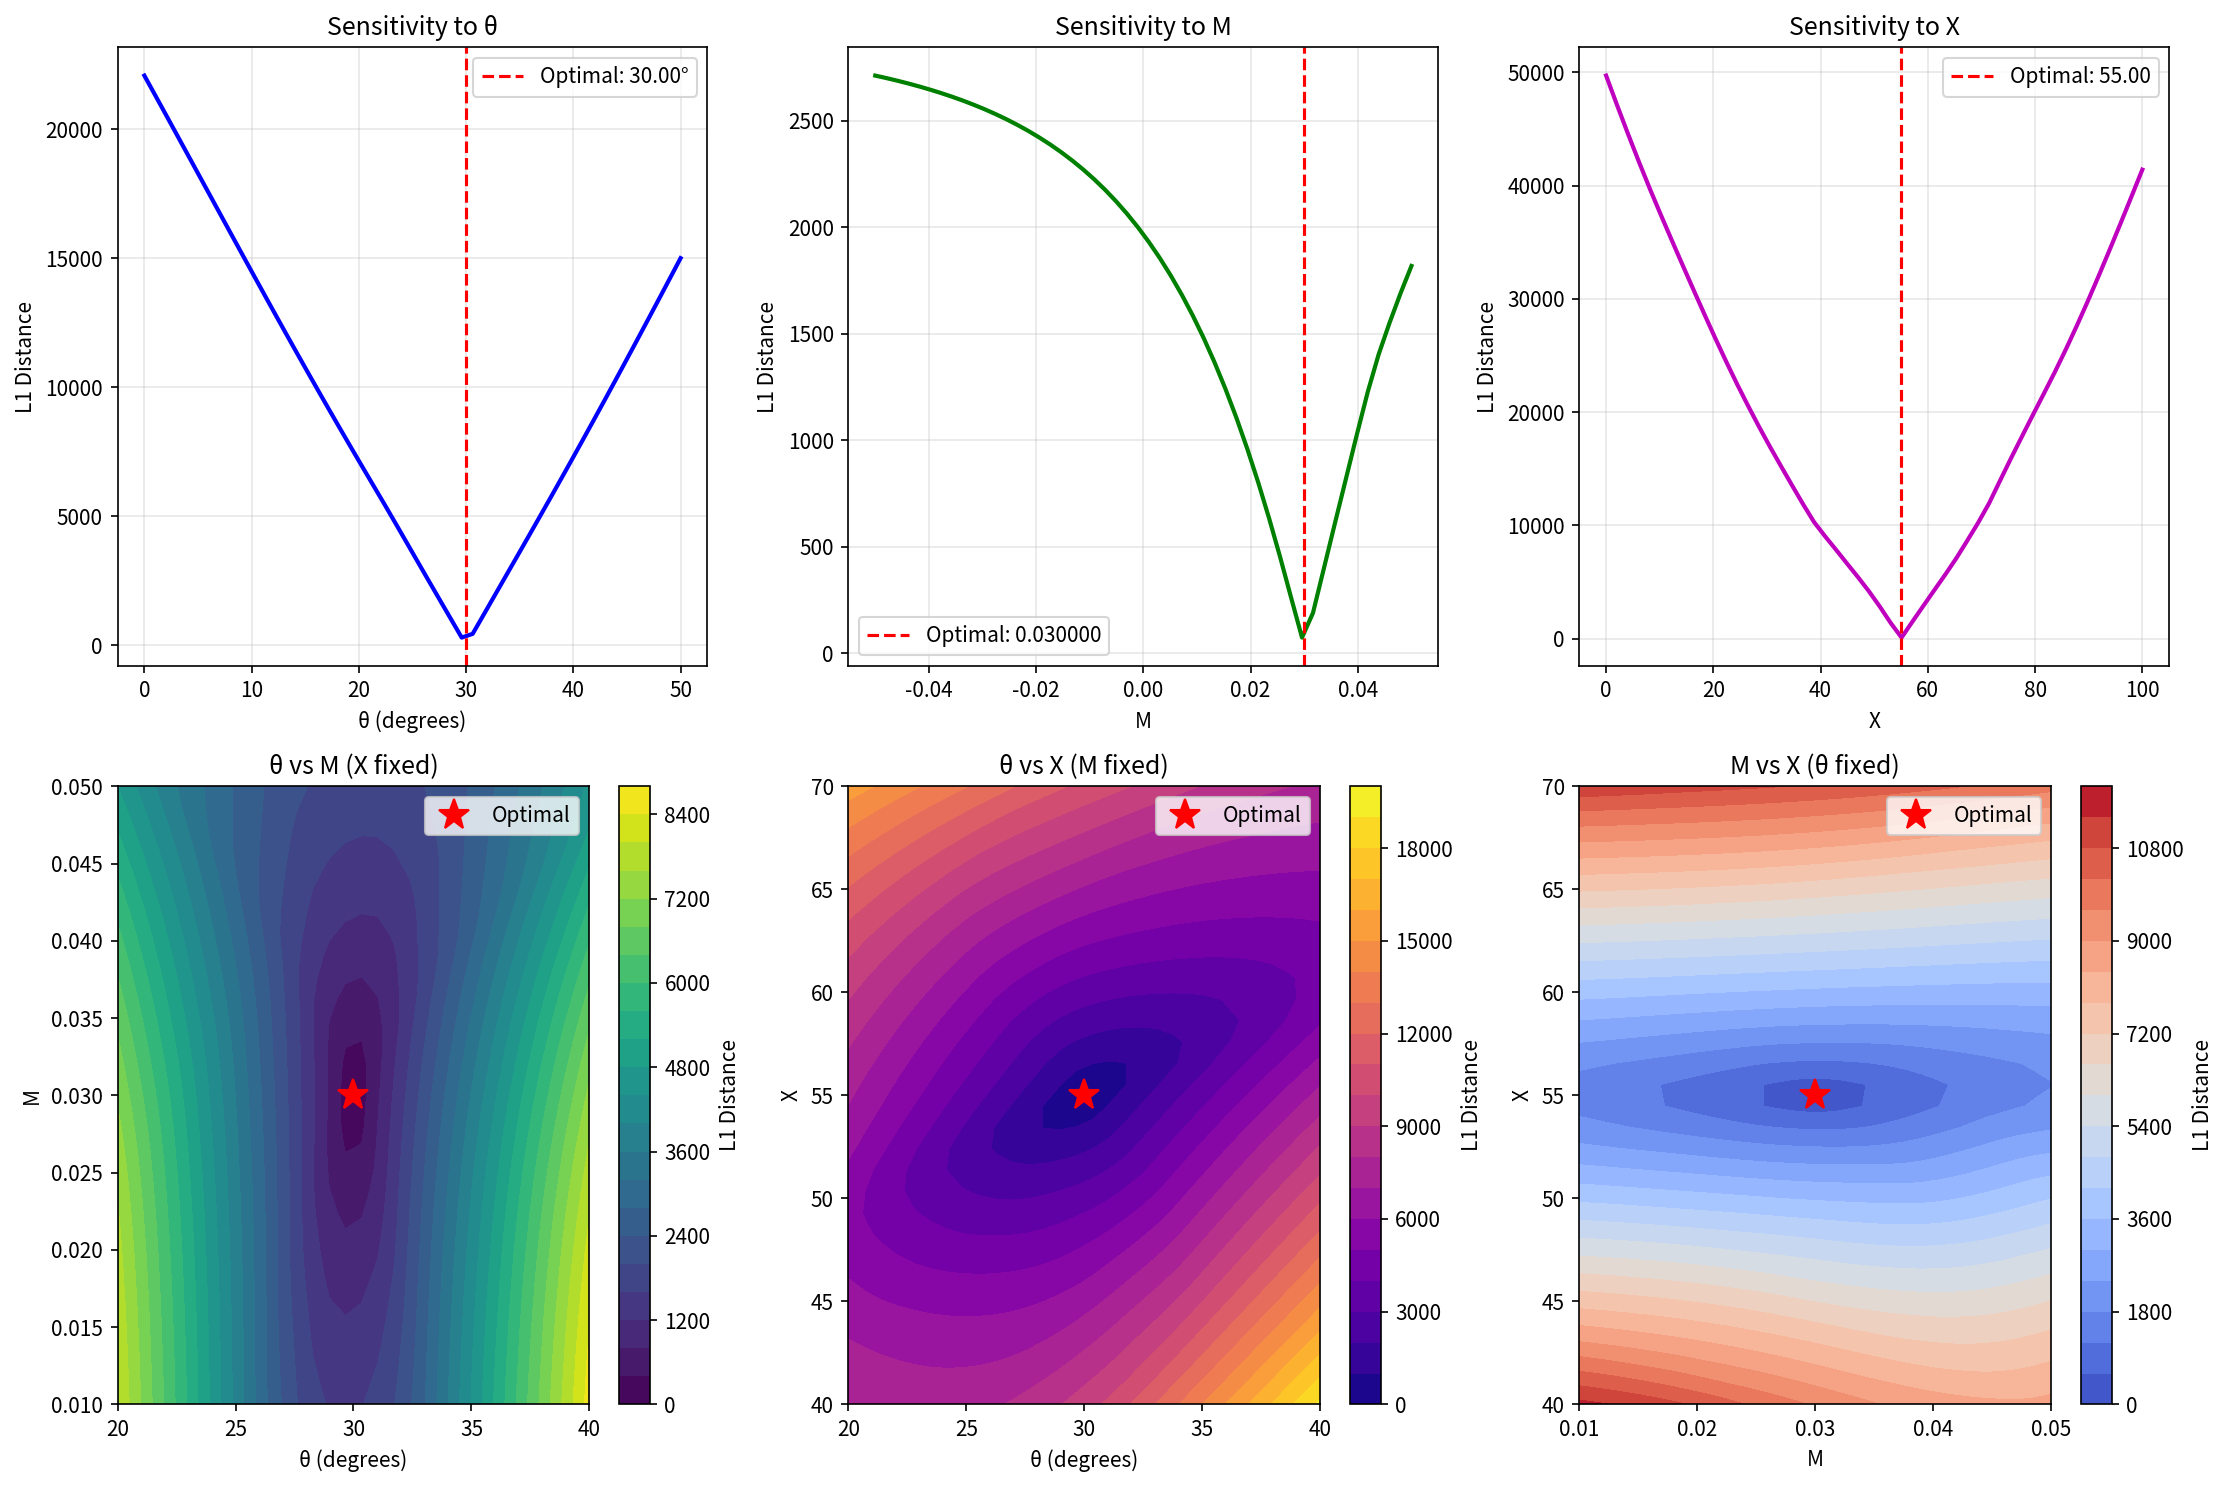

This figure's Python source:
import numpy as np
import pandas as pd
import matplotlib.pyplot as plt
from scipy.optimize import differential_evolution

# Load the data
data = pd.read_csv('xy_data.csv')
x_data = data['x'].values
y_data = data['y'].values

# equations
def parametric_curve(t, theta, M, X):
    exp_term = np.exp(M * np.abs(t))
    sin_03t = np.sin(0.3 * t)
    
    x = t * np.cos(theta) - exp_term * sin_03t * np.sin(theta) + X
    y = 42 + t * np.sin(theta) + exp_term * sin_03t * np.cos(theta)
    
    return x, y

def generate_curve(theta, M, X, t_values):
    x_curve, y_curve = parametric_curve(t_values, theta, M, X)
    return x_curve, y_curve

def compute_l1_distance(theta, M, X):
    t_samples = np.linspace(6, 60, 500)
    x_curve, y_curve = generate_curve(theta, M, X, t_samples)
    
    total_distance = 0
    for i in range(len(x_data)):
        distances = np.sqrt((x_curve - x_data[i])**2 + (y_curve - y_data[i])**2)
        min_distance = np.min(distances)
        total_distance += min_distance
    
    return total_distance

# Optimal values from previous optimization
theta_opt = 0.523613
M_opt = 0.030000
X_opt = 55.0007

print("=" * 70)
print("SENSITIVITY ANALYSIS")
print("=" * 70)


fig, axes = plt.subplots(2, 3, figsize=(15, 10))

# 1. Sensitivity to theta
print("\n1. Testing sensitivity to θ (theta)...")
theta_range = np.linspace(0, np.deg2rad(50), 50)
theta_errors = [compute_l1_distance(th, M_opt, X_opt) for th in theta_range]

axes[0, 0].plot(np.rad2deg(theta_range), theta_errors, 'b-', linewidth=2)
axes[0, 0].axvline(np.rad2deg(theta_opt), color='r', linestyle='--', label=f'Optimal: {np.rad2deg(theta_opt):.2f}°')
axes[0, 0].set_xlabel('θ (degrees)')
axes[0, 0].set_ylabel('L1 Distance')
axes[0, 0].set_title('Sensitivity to θ')
axes[0, 0].legend()
axes[0, 0].grid(True, alpha=0.3)

# 2. Sensitivity to M
print("2. Testing sensitivity to M...")
M_range = np.linspace(-0.05, 0.05, 50)
M_errors = [compute_l1_distance(theta_opt, m, X_opt) for m in M_range]

axes[0, 1].plot(M_range, M_errors, 'g-', linewidth=2)
axes[0, 1].axvline(M_opt, color='r', linestyle='--', label=f'Optimal: {M_opt:.6f}')
axes[0, 1].set_xlabel('M')
axes[0, 1].set_ylabel('L1 Distance')
axes[0, 1].set_title('Sensitivity to M')
axes[0, 1].legend()
axes[0, 1].grid(True, alpha=0.3)

# 3. Sensitivity to X
print("3. Testing sensitivity to X...")
X_range = np.linspace(0, 100, 50)
X_errors = [compute_l1_distance(theta_opt, M_opt, x) for x in X_range]

axes[0, 2].plot(X_range, X_errors, 'm-', linewidth=2)
axes[0, 2].axvline(X_opt, color='r', linestyle='--', label=f'Optimal: {X_opt:.2f}')
axes[0, 2].set_xlabel('X')
axes[0, 2].set_ylabel('L1 Distance')
axes[0, 2].set_title('Sensitivity to X')
axes[0, 2].legend()
axes[0, 2].grid(True, alpha=0.3)

# 4. 2D contour: theta vs M
print("4. Creating θ vs M contour plot...")
theta_2d = np.linspace(np.deg2rad(20), np.deg2rad(40), 30)
M_2d = np.linspace(0.01, 0.05, 30)
errors_2d = np.zeros((len(M_2d), len(theta_2d)))

for i, m in enumerate(M_2d):
    for j, th in enumerate(theta_2d):
        errors_2d[i, j] = compute_l1_distance(th, m, X_opt)

contour = axes[1, 0].contourf(np.rad2deg(theta_2d), M_2d, errors_2d, levels=20, cmap='viridis')
axes[1, 0].plot(np.rad2deg(theta_opt), M_opt, 'r*', markersize=15, label='Optimal')
axes[1, 0].set_xlabel('θ (degrees)')
axes[1, 0].set_ylabel('M')
axes[1, 0].set_title('θ vs M (X fixed)')
axes[1, 0].legend()
plt.colorbar(contour, ax=axes[1, 0], label='L1 Distance')

# 5. 2D contour: theta vs X
print("5. Creating θ vs X contour plot...")
X_2d = np.linspace(40, 70, 30)
errors_2d_X = np.zeros((len(X_2d), len(theta_2d)))

for i, x in enumerate(X_2d):
    for j, th in enumerate(theta_2d):
        errors_2d_X[i, j] = compute_l1_distance(th, M_opt, x)

contour2 = axes[1, 1].contourf(np.rad2deg(theta_2d), X_2d, errors_2d_X, levels=20, cmap='plasma')
axes[1, 1].plot(np.rad2deg(theta_opt), X_opt, 'r*', markersize=15, label='Optimal')
axes[1, 1].set_xlabel('θ (degrees)')
axes[1, 1].set_ylabel('X')
axes[1, 1].set_title('θ vs X (M fixed)')
axes[1, 1].legend()
plt.colorbar(contour2, ax=axes[1, 1], label='L1 Distance')

# 6. 2D contour: M vs X
print("6. Creating M vs X contour plot...")
errors_2d_MX = np.zeros((len(X_2d), len(M_2d)))

for i, x in enumerate(X_2d):
    for j, m in enumerate(M_2d):
        errors_2d_MX[i, j] = compute_l1_distance(theta_opt, m, x)

contour3 = axes[1, 2].contourf(M_2d, X_2d, errors_2d_MX, levels=20, cmap='coolwarm')
axes[1, 2].plot(M_opt, X_opt, 'r*', markersize=15, label='Optimal')
axes[1, 2].set_xlabel('M')
axes[1, 2].set_ylabel('X')
axes[1, 2].set_title('M vs X (θ fixed)')
axes[1, 2].legend()
plt.colorbar(contour3, ax=axes[1, 2], label='L1 Distance')

plt.tight_layout()
plt.savefig('/mnt/user-data/outputs/sensitivity_analysis.png', dpi=150, bbox_inches='tight')
print("\nSensitivity analysis saved!")

# Print summary statistics
print("\n" + "=" * 70)
print("PARAMETER SENSITIVITY SUMMARY")
print("=" * 70)
print(f"\nOptimal parameters:")
print(f"  θ = {np.rad2deg(theta_opt):.4f}° ({theta_opt:.6f} rad)")
print(f"  M = {M_opt:.6f}")
print(f"  X = {X_opt:.4f}")
print(f"\nOptimal L1 distance: {compute_l1_distance(theta_opt, M_opt, X_opt):.4f}")

# Test parameter variations
variations = [0.01, 0.05, 0.1]
print("\nImpact of parameter variations:")
for var in variations:
    theta_var = theta_opt * (1 + var)
    M_var = M_opt * (1 + var)
    X_var = X_opt * (1 + var)
    
    err_theta = compute_l1_distance(theta_var, M_opt, X_opt)
    err_M = compute_l1_distance(theta_opt, M_var, X_opt)
    err_X = compute_l1_distance(theta_opt, M_opt, X_var)
    
    print(f"\n{var*100:.0f}% increase:")
    print(f"  θ variation: L1 = {err_theta:.4f} (Δ = {err_theta - compute_l1_distance(theta_opt, M_opt, X_opt):.4f})")
    print(f"  M variation: L1 = {err_M:.4f} (Δ = {err_M - compute_l1_distance(theta_opt, M_opt, X_opt):.4f})")
    print(f"  X variation: L1 = {err_X:.4f} (Δ = {err_X - compute_l1_distance(theta_opt, M_opt, X_opt):.4f})")

print("\n" + "=" * 70)
